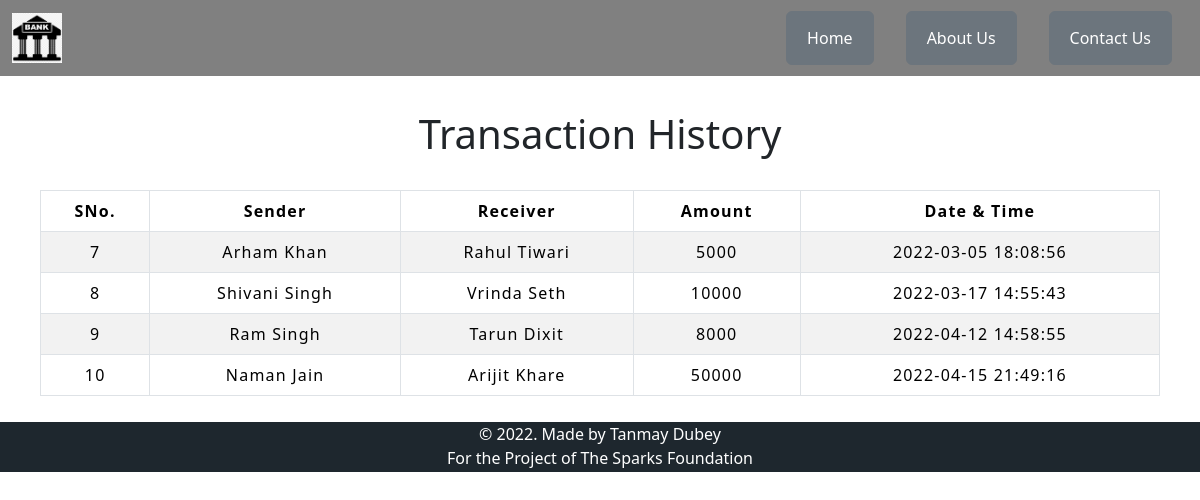
The page /transactionhistory.php on the database its author committed.
### tables this page shows
CREATE TABLE `transaction` (
  `sno` int(3) NOT NULL,
  `sender` text NOT NULL,
  `receiver` text NOT NULL,
  `balance` int(8) NOT NULL,
  `datetime` datetime NOT NULL DEFAULT current_timestamp()
);

### transactionhistory.php (the view)
<?php
  include 'nav.php';
?>
	<div class="container">
        <h2 class="text-center pt-4">Transaction History</h2>
       <br>
       <div class="table-responsive-sm">
    <table class="table table-hover table-striped table-condensed table-bordered">
        <thead>
            <tr>
                <th class="text-center">SNo.</th>
                <th class="text-center">Sender</th>
                <th class="text-center">Receiver</th>
                <th class="text-center">Amount</th>
                <th class="text-center">Date & Time</th>
            </tr>
        </thead>
        <tbody>
        <?php
            include 'config.php';
            $sql ="select * from transaction";
            $query =mysqli_query($conn, $sql);
            while($rows = mysqli_fetch_assoc($query))
            {
        ?>
            <tr>
            <td class="py-2"><?php echo $rows['sno']; ?></td>
            <td class="py-2"><?php echo $rows['sender']; ?></td>
            <td class="py-2"><?php echo $rows['receiver']; ?></td>
            <td class="py-2"><?php echo $rows['balance']; ?> </td>
            <td class="py-2"><?php echo $rows['datetime']; ?> </td>
        <?php
            }
        ?>
        </tbody>
    </table>
    </div>
</div>
<?php include('footer.php'); ?>
</body>
</html>

### nav.php (shortened to what this page needs)
<!DOCTYPE html>
<html lang="en">
<head>
  <link rel="stylesheet" type="text/css" href="bootstrap/css/bootstrap.min.css">
  <link rel="stylesheet" type="text/css" href="index1.css">
  <link rel="stylesheet" type="text/css" href="table.css">
  <link rel="stylesheet" type="text/css" href="createuser.css">
  <link rel="stylesheet" type="text/css" href="">
</head>
<body>
  <nav class="navbar navbar-expand-lg navbar-light" style="background-color: grey;">
    <div class="container-fluid">
      <a class="navbar-brand logo" href="index.php"><img src="logo.png" alt="logo" height=50px width=50px></a>
      <div class="collapse navbar-collapse justify-content-end" id="navbarNav">
        <ul class="navbar-nav">
          <li class="nav-item btn btn-secondary">
            <a class="nav-link text-white" href="index.php">Home</a>
          </li>
          <li class="nav-item btn btn-secondary">
            <a class="nav-link link-text text-white" href="">About Us</a>
          </li>
          <li class="nav-item btn btn-secondary">
            <a class="nav-link link-text text-white" href="">Contact Us</a>
          </li>
        </ul>
      </div>
    </div>
  </nav>

### footer.php
<div id="container">
    <div id="header">© 2022. Made by Tanmay Dubey <br>
      For the Project of The Sparks Foundation</div>
 </div>

### index1.css (style rules this page uses)
@media (min-width: 992px) { .navbar li { margin-left : 1em; margin-right : 1em; } }
.navbar { margin-bottom: 0 !important; border: 0 !important; }
a { text-decoration: none; }
#container #header { background-color:#1e272e; color: white; text-align: center; height: 50px; margin-bottom: 0 !important; border: 0 !important; margin-bottom: 5px; }

### table.css (style rules this page uses)
* { padding: 10; margin: 0; box-sizing: border-box; }
h2 { font-size: 40px; }
table { letter-spacing: 1.2px; color: rgb(45, 12, 233); }
td { text-align: center; }

### createuser.css (style rules this page uses)
.container { flex: 0 1 700px; width: 100%; margin: auto; padding: 10px; }

### rows shown on the page
transaction: sno "7", sender "Arham Khan", receiver "Rahul Tiwari", balance "5000", datetime "2022-03-05 18:08:56"
transaction: sno "8", sender "Shivani Singh", receiver "Vrinda Seth", balance "10000", datetime "2022-03-17 14:55:43"
transaction: sno "9", sender "Ram Singh", receiver "Tarun Dixit", balance "8000", datetime "2022-04-12 14:58:55"
transaction: sno "10", sender "Naman Jain", receiver "Arijit Khare", balance "50000", datetime "2022-04-15 21:49:16"
